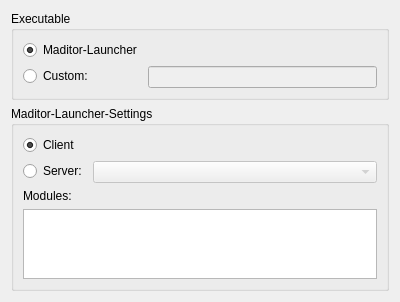
<?xml version="1.0" encoding="UTF-8"?>
<ui version="4.0">
 <class>Maditor::View::ConfigWidget</class>
 <widget class="QWidget" name="Maditor::View::ConfigWidget">
  <property name="geometry">
   <rect>
    <x>0</x>
    <y>0</y>
    <width>400</width>
    <height>300</height>
   </rect>
  </property>
  <property name="windowTitle">
   <string>Form</string>
  </property>
  <layout class="QVBoxLayout" name="verticalLayout">
   <item>
    <widget class="QGroupBox" name="executableBox">
     <property name="sizePolicy">
      <sizepolicy hsizetype="Preferred" vsizetype="Preferred">
       <horstretch>0</horstretch>
       <verstretch>0</verstretch>
      </sizepolicy>
     </property>
     <property name="title">
      <string>Executable</string>
     </property>
     <layout class="QFormLayout" name="formLayout">
      <item row="0" column="0">
       <widget class="QRadioButton" name="maditorLauncherButton">
        <property name="text">
         <string>Maditor-Launcher</string>
        </property>
        <property name="checked">
         <bool>true</bool>
        </property>
        <attribute name="buttonGroup">
         <string notr="true">launcherGroup</string>
        </attribute>
       </widget>
      </item>
      <item row="1" column="0">
       <widget class="QRadioButton" name="customLauncherButton">
        <property name="text">
         <string>Custom:</string>
        </property>
        <property name="checked">
         <bool>false</bool>
        </property>
        <attribute name="buttonGroup">
         <string notr="true">launcherGroup</string>
        </attribute>
       </widget>
      </item>
      <item row="1" column="1">
       <widget class="QLineEdit" name="customLauncherCmd">
        <property name="enabled">
         <bool>false</bool>
        </property>
        <property name="sizePolicy">
         <sizepolicy hsizetype="Expanding" vsizetype="Fixed">
          <horstretch>0</horstretch>
          <verstretch>0</verstretch>
         </sizepolicy>
        </property>
       </widget>
      </item>
     </layout>
    </widget>
   </item>
   <item>
    <widget class="QGroupBox" name="launcherSettings">
     <property name="enabled">
      <bool>true</bool>
     </property>
     <property name="sizePolicy">
      <sizepolicy hsizetype="Preferred" vsizetype="Preferred">
       <horstretch>0</horstretch>
       <verstretch>0</verstretch>
      </sizepolicy>
     </property>
     <property name="title">
      <string>Maditor-Launcher-Settings</string>
     </property>
     <property name="flat">
      <bool>false</bool>
     </property>
     <layout class="QFormLayout" name="formLayout_3">
      <item row="0" column="0">
       <widget class="QRadioButton" name="clientButton">
        <property name="text">
         <string>Client</string>
        </property>
        <property name="checked">
         <bool>true</bool>
        </property>
        <attribute name="buttonGroup">
         <string notr="true">launcherTypeGroup</string>
        </attribute>
       </widget>
      </item>
      <item row="1" column="0">
       <widget class="QRadioButton" name="serverButton">
        <property name="text">
         <string>Server:</string>
        </property>
        <attribute name="buttonGroup">
         <string notr="true">launcherTypeGroup</string>
        </attribute>
       </widget>
      </item>
      <item row="1" column="1">
       <widget class="QComboBox" name="serverName">
        <property name="enabled">
         <bool>false</bool>
        </property>
       </widget>
      </item>
      <item row="2" column="0">
       <widget class="QLabel" name="modulesLabel">
        <property name="text">
         <string>Modules:</string>
        </property>
       </widget>
      </item>
      <item row="3" column="0" colspan="2">
       <widget class="QListView" name="modulesView"/>
      </item>
     </layout>
    </widget>
   </item>
   <item>
    <spacer name="verticalSpacer">
     <property name="orientation">
      <enum>Qt::Vertical</enum>
     </property>
     <property name="sizeHint" stdset="0">
      <size>
       <width>20</width>
       <height>40</height>
      </size>
     </property>
    </spacer>
   </item>
  </layout>
 </widget>
 <resources/>
 <connections>
  <connection>
   <sender>customLauncherButton</sender>
   <signal>toggled(bool)</signal>
   <receiver>customLauncherCmd</receiver>
   <slot>setEnabled(bool)</slot>
   <hints>
    <hint type="sourcelabel">
     <x>50</x>
     <y>63</y>
    </hint>
    <hint type="destinationlabel">
     <x>198</x>
     <y>64</y>
    </hint>
   </hints>
  </connection>
  <connection>
   <sender>maditorLauncherButton</sender>
   <signal>toggled(bool)</signal>
   <receiver>launcherSettings</receiver>
   <slot>setEnabled(bool)</slot>
   <hints>
    <hint type="sourcelabel">
     <x>72</x>
     <y>40</y>
    </hint>
    <hint type="destinationlabel">
     <x>85</x>
     <y>128</y>
    </hint>
   </hints>
  </connection>
  <connection>
   <sender>serverButton</sender>
   <signal>toggled(bool)</signal>
   <receiver>serverName</receiver>
   <slot>setEnabled(bool)</slot>
   <hints>
    <hint type="sourcelabel">
     <x>48</x>
     <y>145</y>
    </hint>
    <hint type="destinationlabel">
     <x>118</x>
     <y>146</y>
    </hint>
   </hints>
  </connection>
 </connections>
 <buttongroups>
  <buttongroup name="launcherGroup"/>
  <buttongroup name="launcherTypeGroup"/>
 </buttongroups>
</ui>
